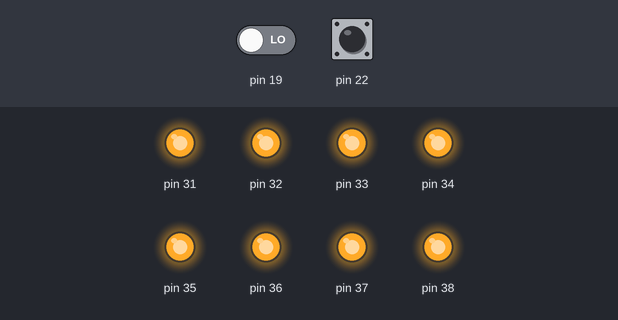
The sketch below on a simulated Arduino Mega 2560, built with avr-gcc and run on an emulated ATmega2560. Shown: output pins drawn as LEDs (lit = HIGH). The test bench sets the inputs (shaded band); at power-on: pin 22 LOW, pin 19 LOW. Random numbers use the default seed unless the sketch sets one.

Above: at 1.2 s.
1.3 s: pin 22 pulsed HIGH 2 times (0.12 s each, 0.3 s apart)
At 2.17 s:
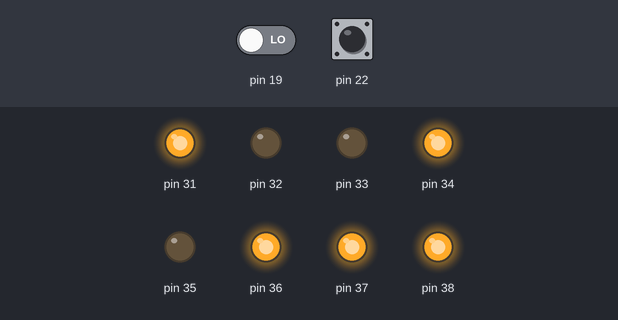
At 2.92 s:
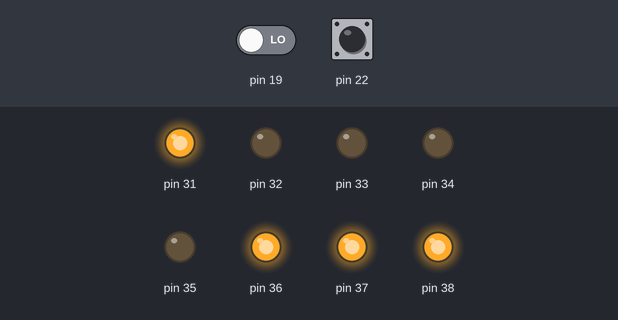
4.3 s: pin 19 driven HIGH
Timing chart, 0 to 7.3 s (numbered marks = the images above; inputs shaded):
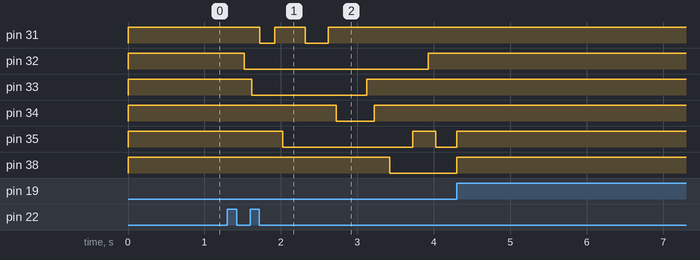

The sketch:

2023-6-3.ino
```cpp
int n, s, a;

void setup()
{
    pinMode(22, INPUT);
    pinMode(19, INPUT);
    for (int i = 31; i <= 38; i++)
        pinMode(i, OUTPUT);
    for (int i = 31; i <= 38; i++)
        digitalWrite(i, 1);
    attachInterrupt(digitalPinToInterrupt(19), f, RISING);
}
void loop()
{
    if (digitalRead(22) and a == 0)
    {
        while (digitalRead(22))
        {
            ;
        }
        a = 1;
    }
    if (a == 1)
    {
        n = random(31, 39);
        s = random(0, 2);
        digitalWrite(n, s);
        delay(100);
    }
}

void f()
{
    a = 2;
    for (int i = 31; i <= 38; i++)
        digitalWrite(i, 1);
}
```

Measured:
- after the input at 1.3 s, pin 31: HIGH → LOW after 0.42 s, → HIGH 0.20 s later, → LOW 0.40 s later, → HIGH 0.30 s later; pin 32: HIGH → LOW after 0.22 s, → HIGH 2.4 s later; pin 33: HIGH → LOW after 0.32 s, → HIGH 1.5 s later; pin 34: HIGH → LOW after 1.4 s, → HIGH 0.50 s later; pin 35: HIGH → LOW after 0.72 s, → HIGH 1.7 s later, → LOW 0.30 s later
